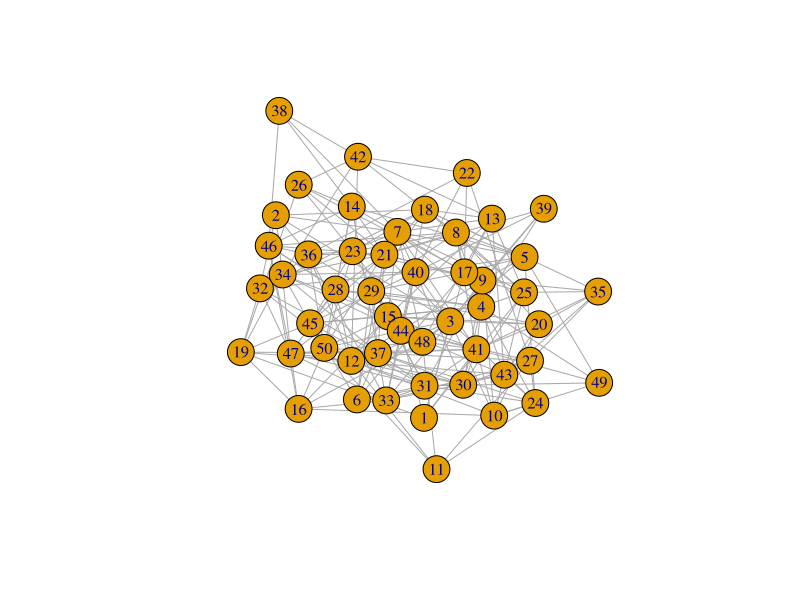

Write R code to recreate this figure.
## ---- chunk 1
library(igraph) # Load igraph package
set.seed(1234567) # Set seed for repruducibility

n <- 100
## ---- chunk 2
# Generate random graph
g_poisson <- sample_gnp(50, .2)

# Plot
plot(g_poisson)
